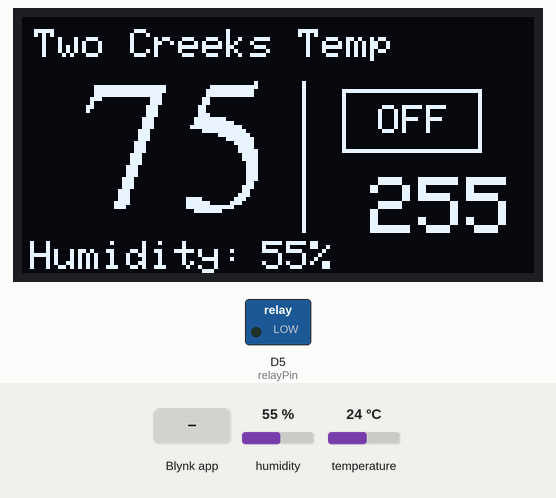
Bench run of a sketch on a simulated ESP8266 (NodeMCU). On the bench: 128×64 one-colour display, switched loads named in the sketch (green lamp = pin HIGH). Inputs (shaded band) come from the test bench; at power-on: temperature 24 °C, humidity 55 %. WiFi joins after 1.5 s; servers stay silent unless stated; EEPROM starts erased; what the sketch prints to the serial monitor is not drawn.

Above: at 3.5 s.
3.6 s: temperature set to 41 °C
At 4.8 s:
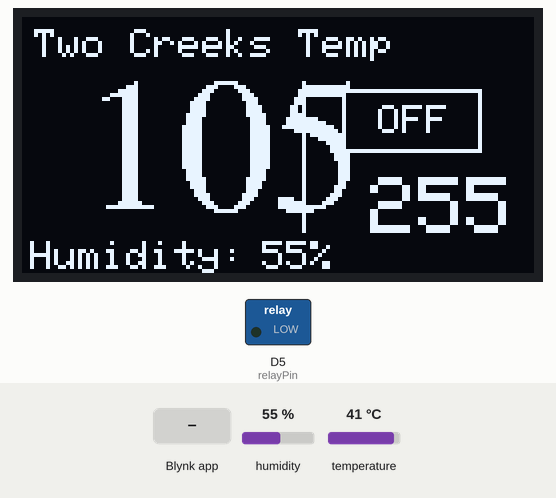
5.4 s: Blynk app writes 1 to V2
At 6.1 s:
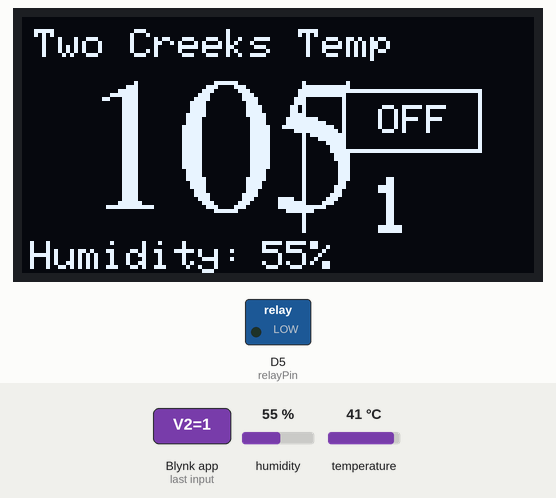
6.9 s: humidity set to 22 %
At 8.4 s:
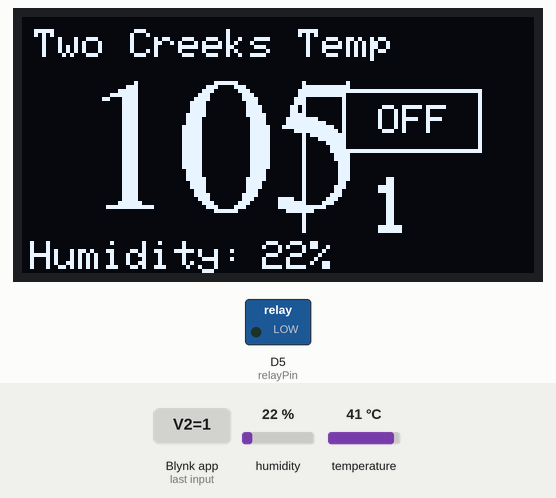
9.5 s: Blynk app writes 0 to V2
At 10.8 s:
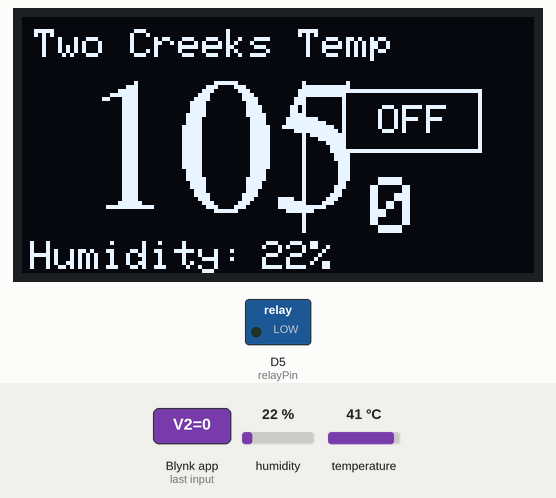
11.1 s: Blynk app writes 200 to V2
At 12.3 s:
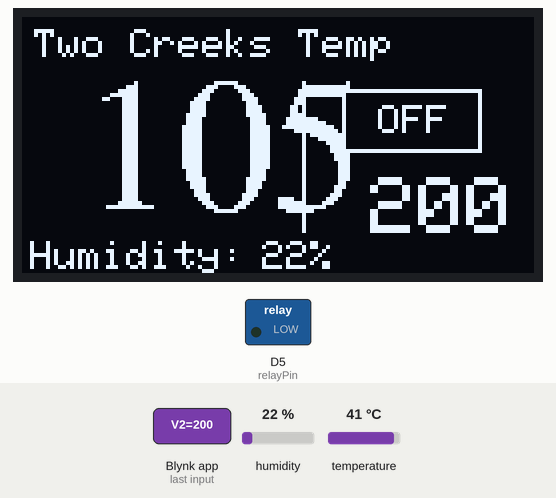
12.6 s: humidity set to 40 %
At 14.9 s:
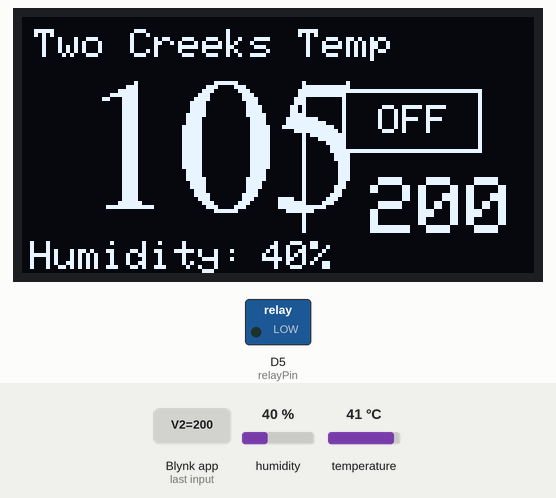
Timing chart, 0 to 16.4 s (numbered marks = the images above; inputs shaded):
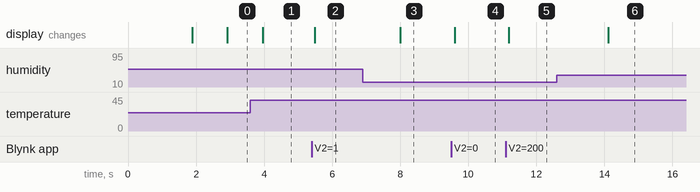

Measured:
- after the input at 3.6 s, the display: changes after 0.35 s (image 1)
- after the input at 5.4 s, the display: changes after 0.09 s (image 2)
- after the input at 6.9 s, the display: changes after 1.1 s (image 3)
- after the input at 9.5 s, the display: changes after 0.11 s (image 4)
- after the input at 11.1 s, the display: changes after 0.08 s (image 5)
- after the input at 12.6 s, the display: changes after 1.5 s (image 6)

The sketch:

HouseThermostat.ino
```cpp
#include <DHT.h>
#include <Wire.h>
#include <Adafruit_GFX.h>
#include <Adafruit_SSD1306.h>
#include <Fonts/FreeSerif24pt7b.h>
#include <EEPROM.h>
#include <ESP8266WiFi.h>
#include <BlynkSimpleEsp8266.h>

// Blynk App Code for office
//char auth[] = "kWnqJmKRP2jIg_J7VUN9HK4QezKOR26H";
// Blynk App Code for House
//char auth[] = "0cpCeyQIGS5XLezNAPt5cB0u9_SLDuCD";
// Blynk App Code for Third Floor
//char auth[] = "H04IbxPiBKSng_mOtwy0_yXj-6QpZEB8";
// Blynk Code for Kitchen
//char auth[] = "pliRfH0R00oj10pJB3fOpMVN5XRGwyQZ";
// SECOND FLOOR
//char auth[] = "-ZJvFflBA3cQzOm3b2JxoefuCZQ0yNKx";
//char auth[] =  "mmmU_svziKg5vYm2g71rPqLblVlIx9Om";
char auth[] = "mmmU_svziKg5vYm2g71rPqLblVlIx9Om";

#define DHTPIN 2
#define DHTTYPE DHT22   // DHT 22
#define ON 1
#define OFF 0

DHT dht(DHTPIN, DHTTYPE);

// OLED display
#define OLED_ADDR   0x3C
#define SCREEN_WIDTH 128 // OLED display width, in pixels
#define SCREEN_HEIGHT 64 // OLED display height, in pixels
#define OLED_RESET     -1 // Reset pin # (or -1 if sharing Arduino reset pin)
Adafruit_SSD1306 display(SCREEN_WIDTH, SCREEN_HEIGHT, &Wire, -1);

// Your WiFi credentials.
// Set password to "" for open networks.
/* Ruth's network
char *ssid = "Flints_Realm";
char *pass = "Pupusas4me";
*/

/* Abbott home network */
// char *ssid = "Thats_What_She_Ssid";
// char *pass = "D0gLessAbb0tts";

/* The Campter */
char *ssid = "Pussy Galore";
char *pass = "stayHigh1024!!";

const int relayPin = D5;
unsigned long lastTransmit;
unsigned long lastUpdate;
unsigned long lastTempCheck;
int enabledState;
int requiredTemp;
//float temp;
int f;
int h;
int heatON;

void setup() {
  // reserve three bytes to store the enabledState.  The first time running uncomment the write-commit lines to set an initial value.
  EEPROM.begin(3);

  // When running this for the first time on a new SBC you must uncomment these, upload it.  Then comment them back out and re-upload.
  //EEPROM.write(2,0);
  //EEPROM.commit();

  pinMode(relayPin, OUTPUT);

  Serial.begin(9600);

  dht.begin();

      // initialize and clear display
  display.begin(SSD1306_SWITCHCAPVCC, OLED_ADDR);
  display.clearDisplay();
  display.display();
  Serial.println("going into blynk begin");
  Blynk.begin(auth, ssid, pass);
  Serial.println("returned from Blynk logged in");

  lastTransmit = millis();
  lastUpdate = millis();
  lastTempCheck = millis();
  enabledState = EEPROM.read(1);
  Serial.println("EEPROM: System is  " + String(enabledState ? "ENABLED" : "DISABLED"));
  requiredTemp = EEPROM.read(2);
  Serial.println("EEPROM: Target Temperature is " + String(requiredTemp) + "°F");

}

BLYNK_CONNECTED() {
  Serial.println("CONNECTED");  Blynk.run();
  Blynk.virtualWrite(V2, requiredTemp);  Blynk.run();
  Blynk.virtualWrite(V3, requiredTemp);  Blynk.run();
  Blynk.virtualWrite(V0, enabledState);
  Blynk.setProperty(V0, "color", (enabledState ? "#00FF00" : "#FF0000"));  Blynk.run();
  Blynk.virtualWrite(V1, "Ready");  Blynk.run();
  Blynk.setProperty(V1, "color", "#00FF00");  Blynk.run();
  getTemps();
}

BLYNK_WRITE(V0)
{
  int readEnabledState;
  enabledState = !enabledState;
  Serial.println("If the enabled state is bouncing and this is running twice it is because you have not set V0 to be a switch in the app");
  Serial.println("inside blynk write vo");
  Serial.print("coming in enabled state is: ");
  Serial.println(enabledState);
  readEnabledState = EEPROM.read(1);
  Serial.print("reading enabled state is: ");
  Serial.println(readEnabledState);

  EEPROM.write(1, enabledState);
  EEPROM.commit();

  Serial.println("System is " + String(enabledState ? "ENABLED" : "DISABLED"));
  Serial.print("Just before sending to the app enabled state is: ");
  Serial.println(enabledState);
  Blynk.virtualWrite(V0, enabledState);
  Blynk.setProperty(V0, "color", enabledState ? "#00FF00" : "#FF0000");  Blynk.run();
  Serial.println("exiting bynk write subroutine");
}

BLYNK_WRITE(V2)
{
  requiredTemp = param.asInt();  Blynk.run();
  Blynk.virtualWrite(V3, requiredTemp);  Blynk.run();
  EEPROM.write(2, requiredTemp);
  EEPROM.commit();
  Serial.println("Target Temperature is " + String(requiredTemp));
}

void heatingControl(boolean onOff)
{
  Serial.println("Inside heat control");

  // Code to turn relay on and off.
  if (onOff == ON){
     heatON=1;  // Set this variable to be read later in the OLED display
     Serial.println("Turn on Relay");
     digitalWrite(relayPin, HIGH);  // turn on
  } else if(onOff == OFF){
     heatON=0;
     Serial.println("Relay set to Off");
     digitalWrite(relayPin, LOW);  // turn off
  } else {
    Serial.println("Error Code: 1");
  }

  Blynk.virtualWrite(V1, String(onOff ? "Heat ON" : "Heat OFF"));  Blynk.run();
  Blynk.setProperty(V1, "color", String(onOff ? "#00FF00" : "#FF0000"));  Blynk.run();
  lastTransmit = millis();
}

void checkTemp()
{
  Serial.println("Inside checkTemp");
  // changed January 11th to heat one degree above what is set.  This should prevent short cycling the boiler
  if ((f > (requiredTemp+1)) && (enabledState == ON)) heatingControl(OFF);
  if ((f < requiredTemp) && (enabledState == ON))  heatingControl(ON);
  lastTempCheck = millis();
}

void getTemps()
{
  /*int h = dht.readHumidity();
  int f = dht.readTemperature(true);

  float humd = myHumidity.readHumidity(); Blynk.run();
  temp = myHumidity.readTemperature(); Blynk.run();
  */
  Blynk.run();
  h = dht.readHumidity();
  f = dht.readTemperature(true);
  Serial.print(f);
  Serial.print("  ");
  Serial.println(h);
  Blynk.virtualWrite(V4, f);
  Blynk.virtualWrite(V5, h);

  // Display to OLED
     display.clearDisplay();
     display.setTextSize(1);
     display.setTextColor(WHITE,BLACK);

     display.setCursor(3,3);
     //display.print("Pearl Street Temp");
     display.print("Two Creeks Temp");

     display.drawLine(70, 16, 70, 53, WHITE);
     display.drawRect(80, 18, 35, 16, WHITE);
     if (heatON==1){
       display.setCursor(93,22);
       display.print("ON");
     } else {
       display.setCursor(89,22);
       display.print("OFF");
     }

     display.setTextSize(2);
     display.setCursor(87,40);
     display.print(requiredTemp);

     display.setTextSize(1);
     display.setCursor(2,56);
     display.print("Humidity: ");
     display.setCursor(60,56);
     display.print(h);
     display.print("%");

     display.setFont(&FreeSerif24pt7b);
     display.setCursor(15,47);
     display.print(f);
     display.print((char)247);  //Degree symbol
     display.setFont();


     display.display();
}

void loop() {

  //Serial.print(heatingControl);
  //Serial.print("Inside Loop: ");

  if ((millis() - lastTransmit) > 60000)
  {
    Serial.print(f);
  Serial.print(",");
  Serial.print(enabledState);
  Serial.print(",");
  Serial.print(millis()-lastTransmit);
  Serial.print(",");
  Serial.println(requiredTemp);
    Serial.println("Inside Laast Transmit if");
    if ((f < requiredTemp) && (enabledState == ON)) heatingControl(ON);
    else heatingControl(OFF);
   }

   // It is possible that the EEPROM gets biffed so if the temp is over 80, maybe you better re-read it.
   if (f > 100){
    Serial.print("temp: ");
    Serial.println(f);
    Serial.println("Inside too damed hot test");
    getTemps();
   }

  if ((millis() - lastUpdate) > 1000)
  {
    Serial.println("Inside lastUpdate if");
    getTemps();
    //digitalWrite(LED_BUILTIN, !digitalRead(LED_BUILTIN));
    lastUpdate = millis();
  }

  if ((millis() -   lastTempCheck) > 60000) checkTemp();

  Blynk.run();
  // put your main code here, to run repeatedly:
  /* int h = dht.readHumidity();
  int f = dht.readTemperature(true);
  Blynk.virtualWrite(V4, f);
  Blynk.virtualWrite(V5, h);
  */
  /*
  Serial.print("Temperature = ");
  Serial.println(f);
  Serial.print("Humidity = ");
  Serial.println(h);
  */
  // delay(1000);
}
```
